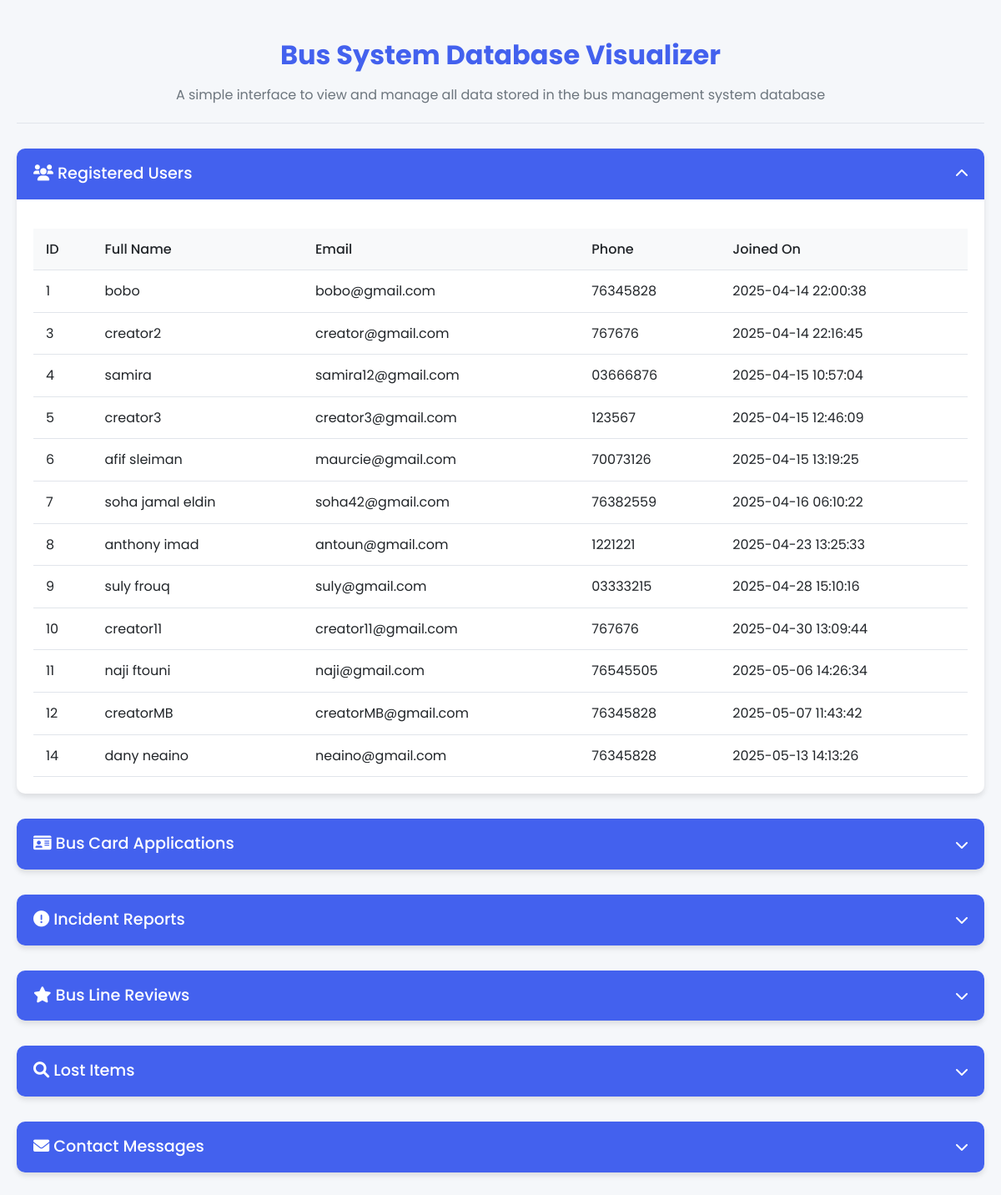
Screenshot of /db-visualizer.php with the database file from the repository.
### tables this page shows
CREATE TABLE `users` (
  `user_id` int(11) NOT NULL,
  `full_name` varchar(100) NOT NULL,
  `email` varchar(100) NOT NULL,
  `phone` varchar(20) DEFAULT NULL,
  `password1` varchar(255) NOT NULL,
  `remember_token` varchar(64) DEFAULT NULL,
  `created_at` timestamp NOT NULL DEFAULT current_timestamp()
);

### db-visualizer.php (the view, shortened to what this page needs)
<?php
$conn = new mysqli("localhost", "root", "", "project");
?>
<!DOCTYPE html>
<html lang="en">
<head>
    <link rel="stylesheet" href="https://cdnjs.cloudflare.com/ajax/libs/font-awesome/6.0.0-beta3/css/all.min.css">
</head>
<body>
    <div class="container">
        <header>
            <h1>Bus System Database Visualizer</h1>
            <p class="description">A simple interface to view and manage all data stored in the bus management system database</p>
        </header>
        <?php
        $res = $conn->query("SELECT * FROM users");
        ?>
        <div class="database-section">
            <div class="section-header" onclick="toggleSection('users')">
                <h2><i class="fas fa-users"></i> Registered Users</h2>
                <i class="fas fa-chevron-down"></i>
            </div>
            <div class="section-content" id="users-content">
                <?php if ($res->num_rows > 0): ?>
                <table>
                    <thead>
                        <tr><th>ID</th><th>Full Name</th><th>Email</th><th>Phone</th><th>Joined On</th></tr>
                    </thead>
                    <tbody>
                        <?php while($row = $res->fetch_assoc()): ?>
                            <tr>
                                <td><?= $row['user_id'] ?></td>
                                <td><?= $row['full_name'] ?></td>
                                <td><?= $row['email'] ?></td>
                                <td><?= $row['phone'] ?></td>
                                <td><?= $row['created_at'] ?></td>
                            </tr>
                        <?php endwhile; ?>
                    </tbody>
                </table>
                <?php else: ?>
                    <div class="empty-message">No users found.</div>
                <?php endif; ?>
            </div>
        </div>
        <div class="database-section">
            <div class="section-header" onclick="toggleSection('applications')">
                <h2><i class="fas fa-id-card"></i> Bus Card Applications</h2>
                <i class="fas fa-chevron-down"></i>
            </div>
        </div>
        <div class="database-section">
            <div class="section-header" onclick="toggleSection('reports')">
                <h2><i class="fas fa-exclamation-circle"></i> Incident Reports</h2>
                <i class="fas fa-chevron-down"></i>
            </div>
        </div>
        <div class="database-section">
            <div class="section-header" onclick="toggleSection('reviews')">
                <h2><i class="fas fa-star"></i> Bus Line Reviews</h2>
                <i class="fas fa-chevron-down"></i>
            </div>
        </div>
        <div class="database-section">
            <div class="section-header" onclick="toggleSection('lostitems')">
                <h2><i class="fas fa-search"></i> Lost Items</h2>
                <i class="fas fa-chevron-down"></i>
            </div>
        </div>
        <div class="database-section">
            <div class="section-header" onclick="toggleSection('messages')">
                <h2><i class="fas fa-envelope"></i> Contact Messages</h2>
                <i class="fas fa-chevron-down"></i>
            </div>
        </div>
    </div>
</body>
</html>

### db-visualizer.php (style rules this page uses)
:root { --primary: #4361ee; --secondary: #3f37c9; --accent: #4895ef; --light: #f8f9fa; --dark: #212529; --success: #4cc9f0; --warning: #f72585; --danger: #ef233c; }
* { margin: 0; padding: 0; box-sizing: border-box; font-family: 'Poppins', sans-serif; }
body { background-color: #f5f7fa; color: var(--dark); line-height: 1.6; }
.container { max-width: 1200px; margin: 0 auto; padding: 20px; }
header { text-align: center; margin-bottom: 30px; padding: 20px 0; border-bottom: 1px solid #e1e5eb; }
h1 { color: var(--primary); margin-bottom: 10px; }
.description { color: #6c757d; max-width: 800px; margin: 0 auto; }
.database-section { background: white; border-radius: 10px; box-shadow: 0 4px 6px rgba(0, 0, 0, 0.1); margin-bottom: 30px; overflow: hidden; }
.section-header { background-color: var(--primary); color: white; padding: 15px 20px; display: flex; justify-content: space-between; align-items: center; cursor: pointer; }
.section-header h2 { font-size: 1.2rem; font-weight: 500; }
.section-header i { transition: transform 0.3s ease; }
.section-content { padding: 20px; display: none; }
.section-content.active { display: block; }
table { width: 100%; border-collapse: collapse; margin-top: 15px; }
th, td { padding: 12px 15px; text-align: left; border-bottom: 1px solid #e1e5eb; }
th { background-color: #f8f9fa; font-weight: 500; color: var(--dark); }

### rows the page displays
users: user_id "1", full_name "bobo", email "bobo@gmail.com", phone "76345828", created_at "2025-04-14 22:00:38"
users: user_id "3", full_name "creator2", email "creator@gmail.com", phone "767676", created_at "2025-04-14 22:16:45"
users: user_id "4", full_name "samira", email "samira12@gmail.com", phone "03666876", created_at "2025-04-15 10:57:04"
users: user_id "5", full_name "creator3", email "creator3@gmail.com", phone "123567", created_at "2025-04-15 12:46:09"
users: user_id "6", full_name "afif sleiman", email "maurcie@gmail.com", phone "70073126", created_at "2025-04-15 13:19:25"
users: user_id "7", full_name "soha jamal eldin", email "soha42@gmail.com", phone "76382559", created_at "2025-04-16 06:10:22"
users: user_id "8", full_name "anthony imad", email "antoun@gmail.com", phone "1221221", created_at "2025-04-23 13:25:33"
users: user_id "9", full_name "suly frouq", email "suly@gmail.com", phone "03333215", created_at "2025-04-28 15:10:16"
users: user_id "10", full_name "creator11", email "creator11@gmail.com", phone "767676", created_at "2025-04-30 13:09:44"
users: user_id "11", full_name "naji ftouni", email "naji@gmail.com", phone "76545505", created_at "2025-05-06 14:26:34"
users: user_id "12", full_name "creatorMB", email "creatorMB@gmail.com", phone "76345828", created_at "2025-05-07 11:43:42"
users: user_id "14", full_name "dany neaino", email "neaino@gmail.com", phone "76345828", created_at "2025-05-13 14:13:26"
